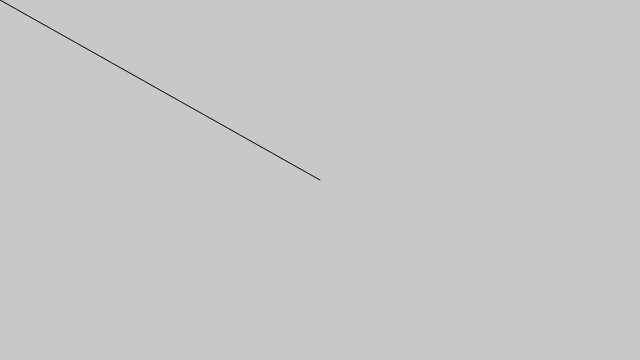
Frame 1 (no input)
Frame 60 (no input): identical to frame 1, image omitted
Frame 120 (the mouse pressed at the canvas centre since frame 60): blank canvas, image omitted

The p5.js sketch that drew this single still picture (run headless with seeded random() and noise() and a simulated clock; from frame 60 on, the mouse is pressed at the canvas centre):

// p5.js sketch
// ── sketch.js
// ベクトル減算

function setup() {
	createCanvas(640, 360);
}

function draw() {
	background(200);
	let mouse = createVector(mouseX, mouseY);
	let center = createVector(width / 2, height / 2);
	mouse.sub(center);
	translate(width / 2, height / 2);
	line(0, 0, mouse.x, mouse.y);
}
